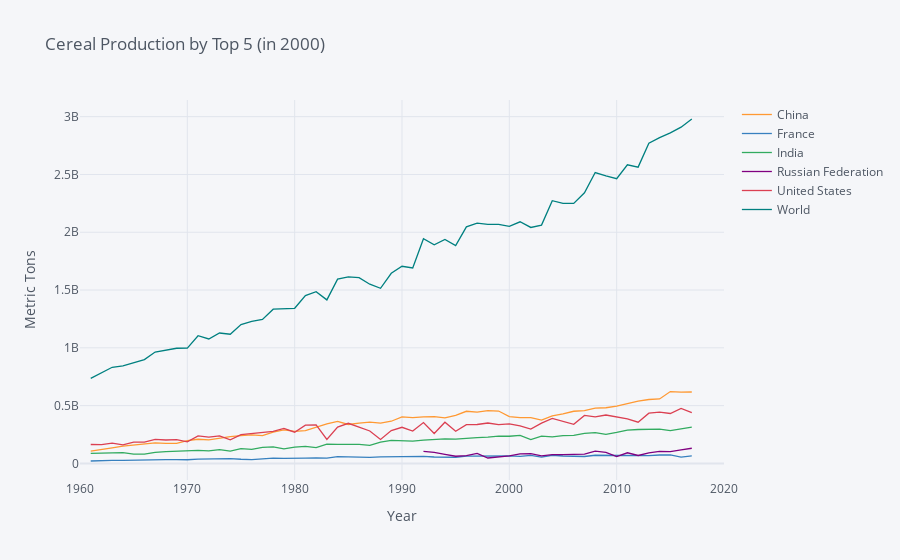

Here is the notebook cell this chart was saved with:
### Markdown cell above
The great majority of food (as measured by calories) originates in the
 form of cereals; some of these are turned into products directly
 consumed by humans (bread, rice, hominy); others are used to feed
 livestock, which humans subsequently eat.  So what&rsquo;s happened to
 cereal production over the last few decades?

### Code cell
vars = {"AG.PRD.CREL.MT":"Cereal production"}

# Use this to find top producers:
#big_producers = cereals.query('date==2000').squeeze().sort_values(ascending=False)
#big_producers.head(20)

use=["CHN","USA","IND","FRA","RUS","WLD"]

cereals = fix_date_index(wbdata.get_dataframe(vars,country=use)).squeeze().unstack('country')

cereals.iplot(xTitle="Year",yTitle="Metric Tons",
              title="Cereal Production by Top 5 (in 2000)")
